Frame 1 (no input): blank canvas, image omitted
Frame 60 (no input): blank canvas, image omitted
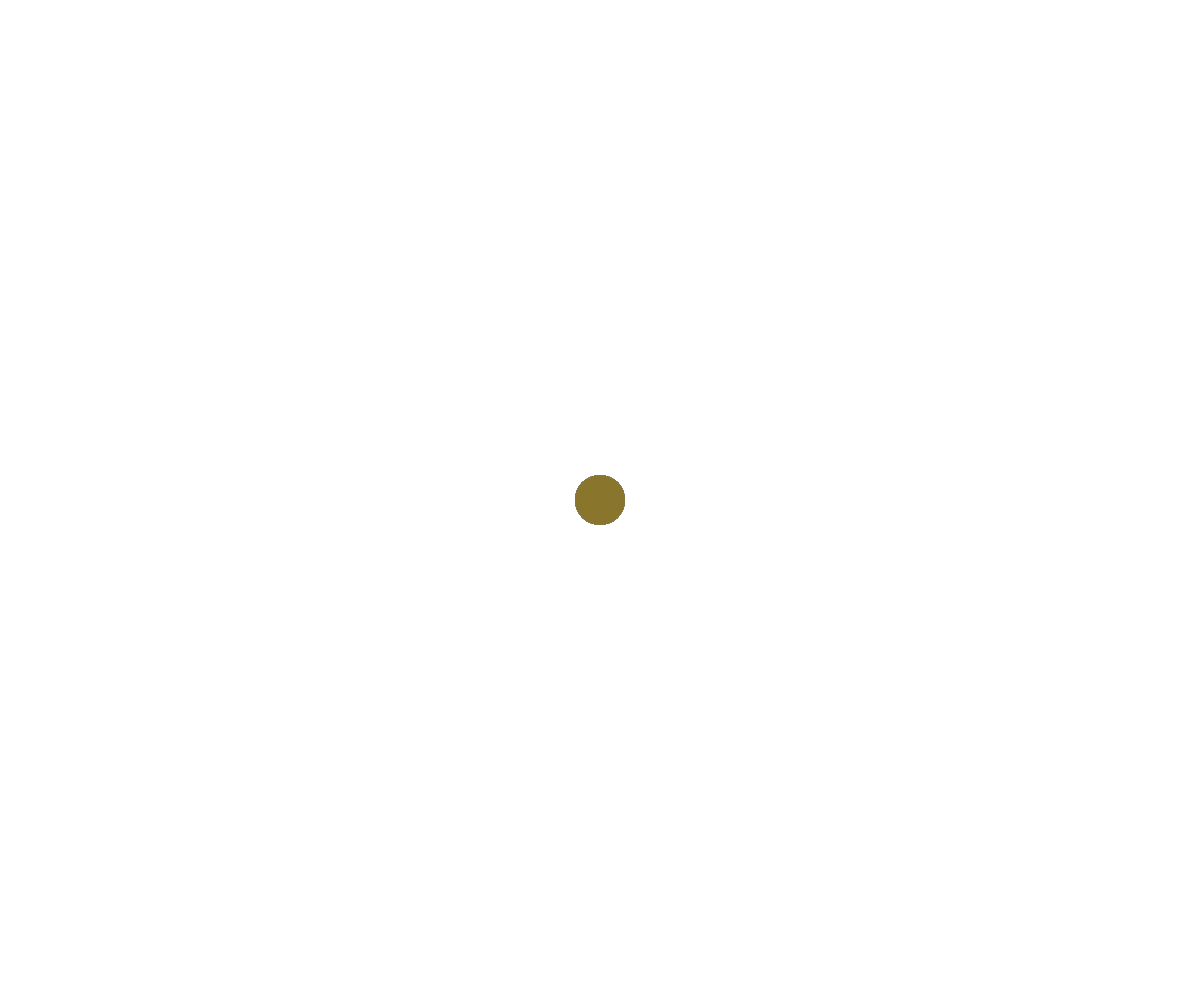
Frame 120 (the mouse pressed at the canvas centre since frame 60)

The p5.js sketch whose frames 1 and 60 were blank and that drew this single picture after the mouse press (run headless with seeded random() and noise() and a simulated clock; from frame 60 on, the mouse is pressed at the canvas centre):

// p5.js sketch
// ── sketch.js

// Mouse Right click is to draw rect.
//Mouse Left click is to draw ellipse or cricle.
// Mouse Center or wheel click is to draw triangle..
// Press Enter key to pick random background..
// press Shift key to reset the background to white.


function setup() {
  // create canvas aka create window...
  createCanvas(windowWidth, windowHeight);
  // to remove contextmenu ..
  document.addEventListener("contextmenu", event => event.preventDefault());





}

function draw() {
  // to remove borders;
  noStroke()
  // mouse Pressed;
  if (mouseIsPressed) {
    // Left Click for Circle;
   if (mouseButton === LEFT) {
    fill(random(225), random(225), random(225), random(225));
    ellipseMode(CENTER);
    ellipse(mouseX, mouseY, 50, 50);
  }
// Right Click for rect;
  if (mouseButton === RIGHT) {
   fill(random(225), random(225), random(225), random(225));
   rectMode(CENTER);
   rect(mouseX, mouseY, 50, 50);
   }
// Center or wheel click for triangle;
 if (mouseButton === CENTER) {
    fill((random(225)), (random(225)), (random(225)), (random(225)));
    triangle(mouseX-50, mouseY+50, mouseX, mouseY, mouseX+50, mouseY+50);
 }
   print(mouseButton);
 }
// Key Pressed;
  if (keyIsPressed) {
    // defined (no loop!!)
    let value = 225;
    let valueRandom;

    // background color Random...
    if (keyCode === ENTER){
      valueRandom = background(random(value));
  }
  // background white..
  if (keyCode === SHIFT){
    clear();
  }
 }
}
